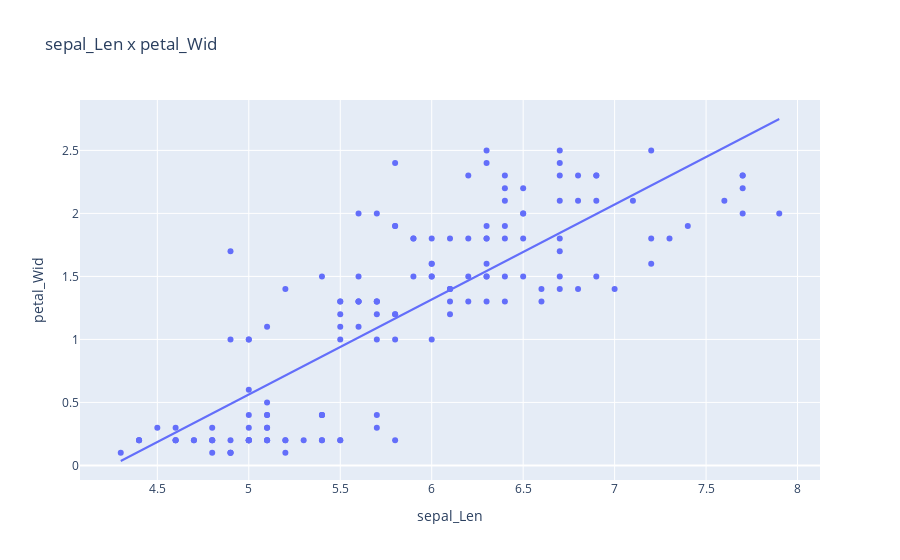
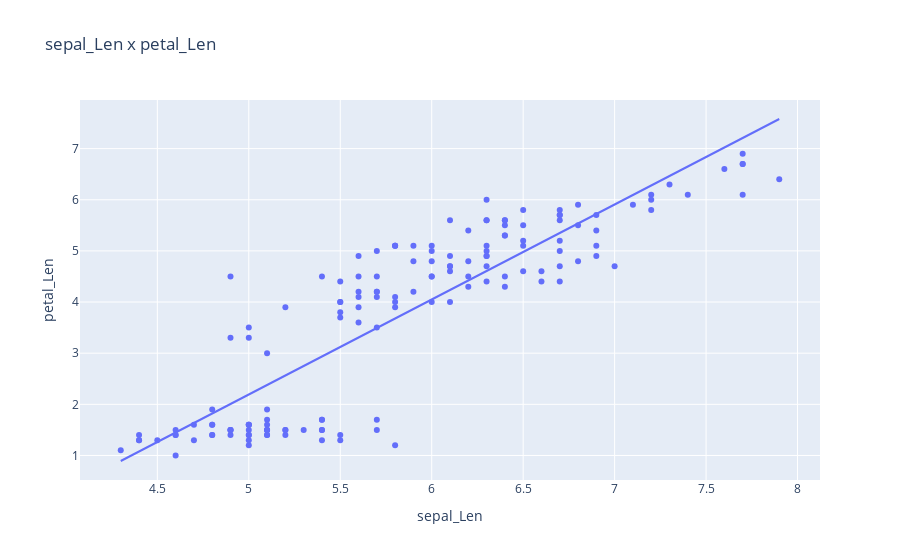

Source (notebook cell) for these figures, in order:
### Markdown cell above
#### Obs: 

There's correlation between petal_wid with petal_len (expected) and between sepal_len with both petal_wid and petal_len (object of study).

### Code cell
wid_regression = px.scatter(data, x="sepal_Len", y="petal_Wid", trendline='ols', title="sepal_Len x petal_Wid")
wid_regression.show()

len_regression = px.scatter(data, x="sepal_Len", y="petal_Len", trendline='ols', title="sepal_Len x petal_Len")
len_regression.show()

### Figure 1 — Plotly figure (JSON) as saved in the notebook; plotly's stock layout.template omitted (floating-point values rounded to 4 significant figures; data arrays with more than 128 entries replaced by an {"elided": "..."} marker saying what was removed)
{"data": [{"hovertemplate": "sepal_Len=%{x}<br>petal_Wid=%{y}<extra></extra>", "legendgroup": "", "marker": {"color": "#636efa", "symbol": "circle"}, "mode": "markers", "name": "", "orientation": "v", "showlegend": false, "type": "scatter", "x": {"elided": "150 float values"}, "xaxis": "x", "y": {"elided": "150 float values"}, "yaxis": "y"}, {"hovertemplate": "<b>OLS trendline</b><br>petal_Wid = 0.753841 * sepal_Len + -3.20628<br>R<sup>2</sup>=0.669048<br><br>sepal_Len=%{x}<br>petal_Wid=%{y} <b>(trend)</b><extra></extra>", "legendgroup": "", "marker": {"color": "#636efa", "symbol": "circle"}, "mode": "lines", "name": "", "showlegend": false, "type": "scatter", "x": {"elided": "150 float values"}, "xaxis": "x", "y": {"elided": "150 float values"}, "yaxis": "y"}], "layout": {"legend": {"tracegroupgap": 0}, "title": {"text": "sepal_Len x petal_Wid"}, "xaxis": {"anchor": "y", "domain": [0, 1], "title": {"text": "sepal_Len"}}, "yaxis": {"anchor": "x", "domain": [0, 1], "title": {"text": "petal_Wid"}}}}

### Figure 2 — Plotly figure (JSON) as saved in the notebook; plotly's stock layout.template omitted (floating-point values rounded to 4 significant figures; data arrays with more than 128 entries replaced by an {"elided": "..."} marker saying what was removed)
{"data": [{"hovertemplate": "sepal_Len=%{x}<br>petal_Len=%{y}<extra></extra>", "legendgroup": "", "marker": {"color": "#636efa", "symbol": "circle"}, "mode": "markers", "name": "", "orientation": "v", "showlegend": false, "type": "scatter", "x": {"elided": "150 float values"}, "xaxis": "x", "y": {"elided": "150 float values"}, "yaxis": "y"}, {"hovertemplate": "<b>OLS trendline</b><br>petal_Len = 1.85751 * sepal_Len + -7.09538<br>R<sup>2</sup>=0.759955<br><br>sepal_Len=%{x}<br>petal_Len=%{y} <b>(trend)</b><extra></extra>", "legendgroup": "", "marker": {"color": "#636efa", "symbol": "circle"}, "mode": "lines", "name": "", "showlegend": false, "type": "scatter", "x": {"elided": "150 float values"}, "xaxis": "x", "y": {"elided": "150 float values"}, "yaxis": "y"}], "layout": {"legend": {"tracegroupgap": 0}, "title": {"text": "sepal_Len x petal_Len"}, "xaxis": {"anchor": "y", "domain": [0, 1], "title": {"text": "sepal_Len"}}, "yaxis": {"anchor": "x", "domain": [0, 1], "title": {"text": "petal_Len"}}}}
